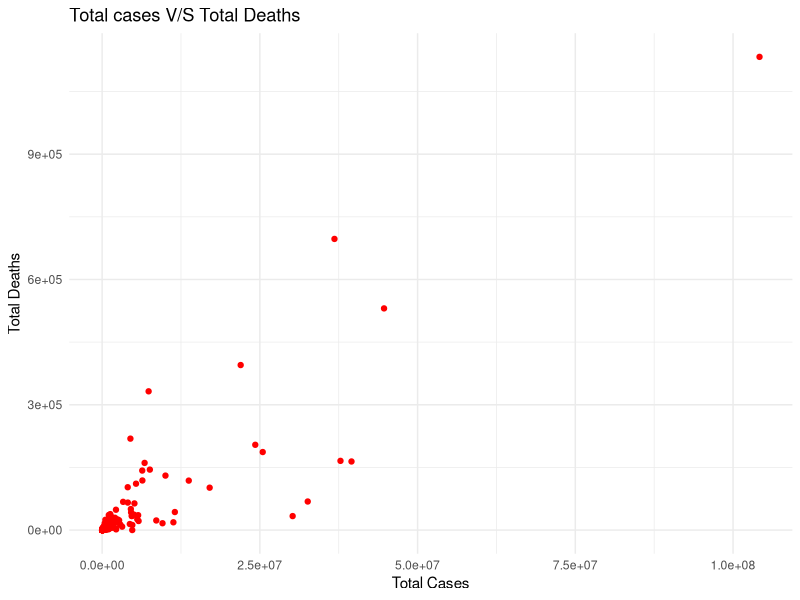
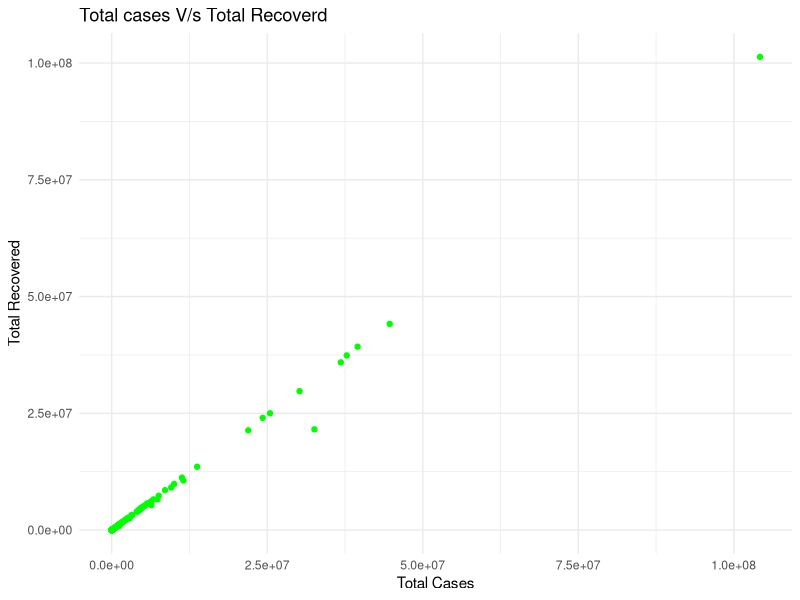
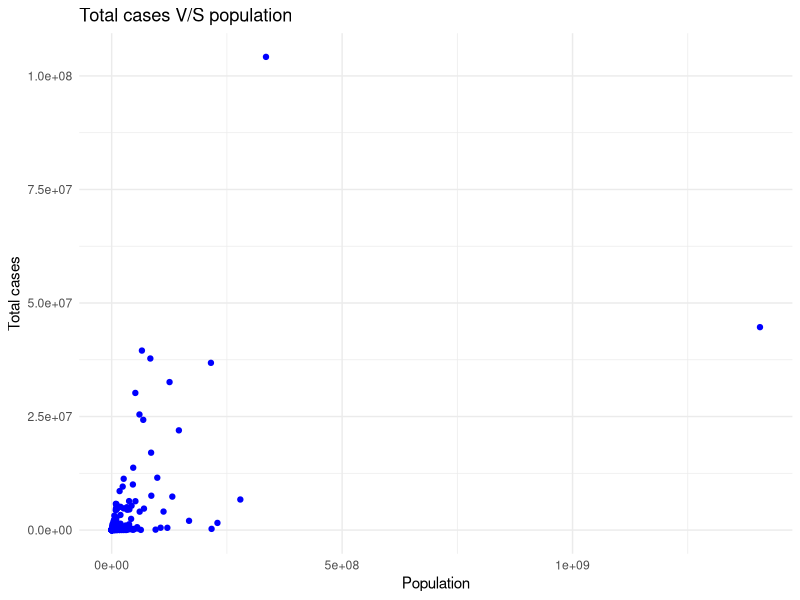
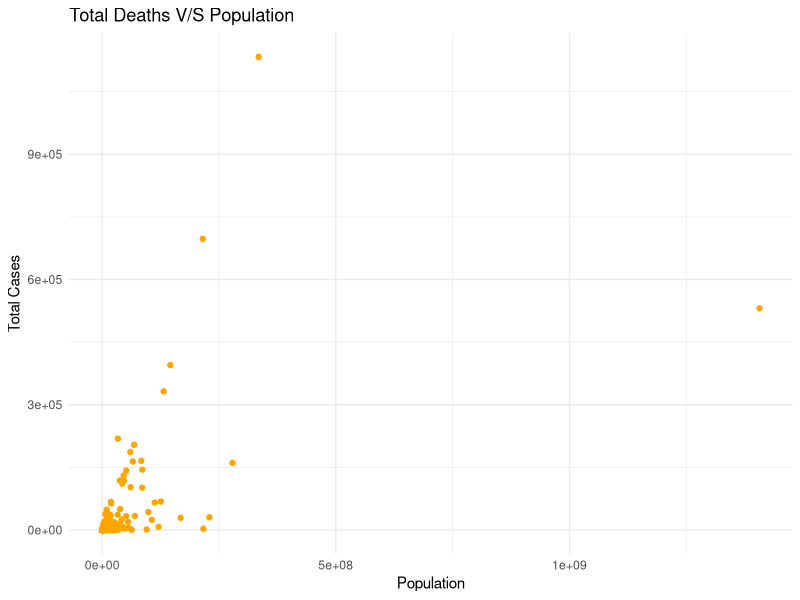
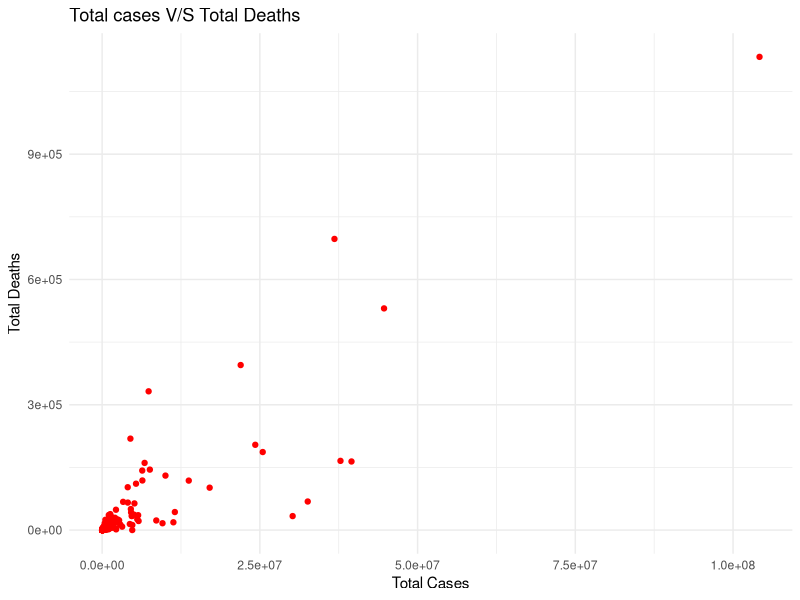
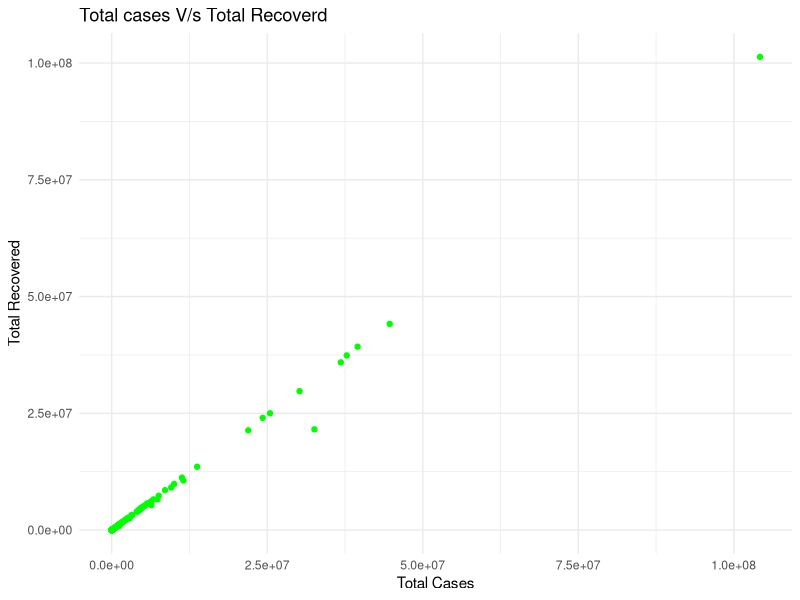
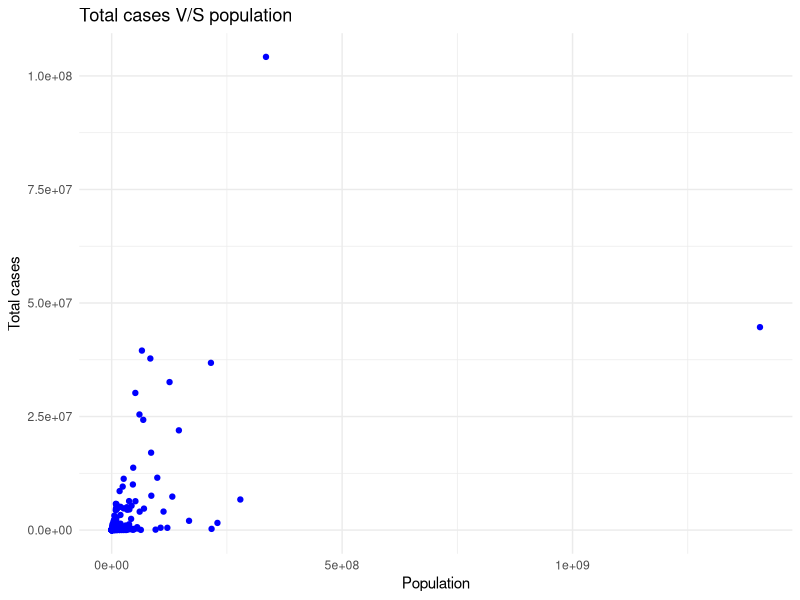
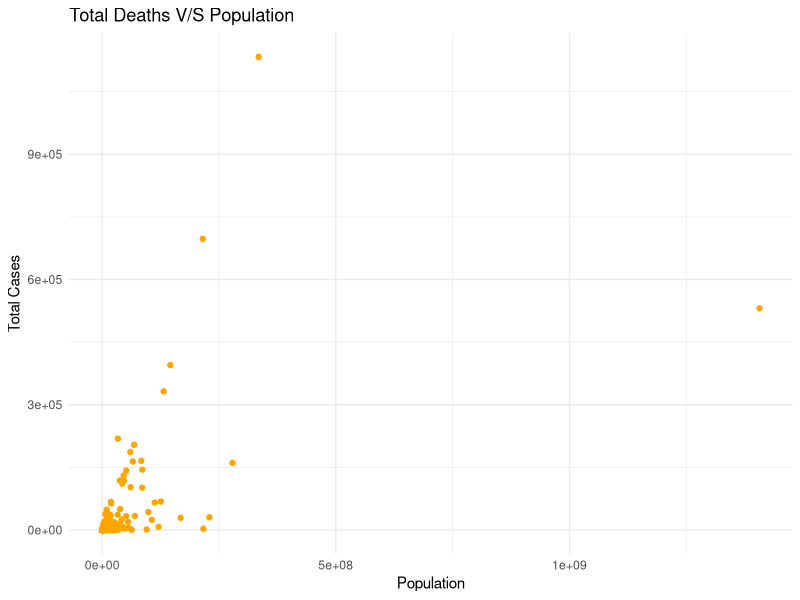

These figures' R source, in order:
# load the packages
library(tidyverse)

# load the dat set
data_clean <- read.csv("../data/processed/cleaned_data.csv")

# Convert Total.Cases to numeric if necessary
data_clean$Total.Cases <- as.numeric(gsub(",", "", data_clean$Total.Cases))

# Convert Total.Deaths to numeric if necessary
data_clean$Total.Deaths <- as.numeric(gsub(",", "", data_clean$Total.Deaths))

# Convert Total.Deaths to numeric if necessary
data_clean$Total.Recovered <- as.numeric(gsub(",", "", data_clean$Total.Recovered))

# scatter plot
ggplot(data_clean, aes(x = Total.Cases, y = Total.Deaths)) + 
  geom_point(color = "red") + 
  theme_minimal() + 
  labs(title = "Total cases V/S Total Deaths", x = "Total Cases", y = "Total Deaths")

ggsave("../output/plots/scatter_total_cases_vs_total_deaths.png")

# scatter plot 2
ggplot(data_clean, aes(x = Total.Cases, y = Total.Recovered)) + 
  geom_point(color = "green") +
  theme_minimal() + 
  labs(title = "Total cases V/s Total Recoverd ", x = "Total Cases", y = "Total Recovered")

ggsave("../output/plots/scatter_total_cases_vs_total_recovered.png")

# Convert Population to numeric if necessary
data_clean$Population <- as.numeric(gsub(",", "", data_clean$Population))

#scatter plot 3
ggplot(data_clean, aes(x = Population, y = Total.Cases)) + 
  geom_point(color = "blue") +
  theme_minimal() +
  labs(title = "Total cases V/S population", x = "Population", y = "Total cases")

ggsave("../output/plots/scatter_total_cases_vs_population.png")

# scatter plot 4

ggplot(data_clean, aes(x = Population, y = Total.Deaths)) +
  geom_point(color = "orange") + 
  theme_minimal() +
  labs(title = "Total Deaths V/S Population", x = "Population", y = "Total Cases")

ggsave("../output/plots/scatter_total_deaths_vs_population.png")
